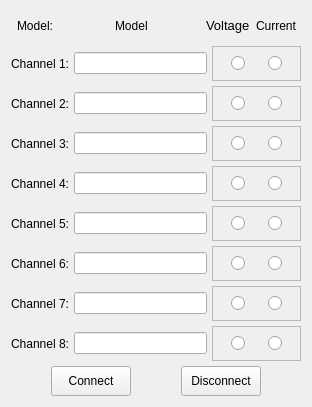
                     <widget class="QWidget" name="home">
                      <property name="styleSheet">
                       <string notr="true"/>
                      </property>
                      <layout class="QGridLayout" name="gridLayout_home" rowstretch="2,2,2,2,2,2,2,2,2,2" rowminimumheight="30,30,30,30,30,30,30,30,30,30">
                       <property name="verticalSpacing">
                        <number>5</number>
                       </property>
                       <item row="6" column="0">
                        <layout class="QHBoxLayout" name="horizontalLayout_ch6" stretch="1,3,2">
                         <property name="spacing">
                          <number>5</number>
                         </property>
                         <item>
                          <widget class="QLabel" name="label_ch6">
                           <property name="text">
                            <string>Channel 6:</string>
                           </property>
                          </widget>
                         </item>
                         <item>
                          <widget class="QLineEdit" name="lineEdit_ch6"/>
                         </item>
                         <item>
                          <layout class="QHBoxLayout" name="horizontalLayout_ch6check">
                           <property name="spacing">
                            <number>5</number>
                           </property>
                           <item>
                            <widget class="QFrame" name="frame_ch6">
                             <property name="frameShape">
                              <enum>QFrame::StyledPanel</enum>
                             </property>
                             <property name="frameShadow">
                              <enum>QFrame::Raised</enum>
                             </property>
                             <layout class="QHBoxLayout" name="horizontalLayout_14">
                              <item alignment="Qt::AlignHCenter">
                               <widget class="QRadioButton" name="radioButton_ch6v">
                                <property name="text">
                                 <string/>
                                </property>
                               </widget>
                              </item>
                              <item alignment="Qt::AlignHCenter">
                               <widget class="QRadioButton" name="radioButton_ch6i">
                                <property name="text">
                                 <string/>
                                </property>
                               </widget>
                              </item>
                             </layout>
                            </widget>
                           </item>
                          </layout>
                         </item>
                        </layout>
                       </item>
                       <item row="8" column="0">
                        <layout class="QHBoxLayout" name="horizontalLayout_ch8" stretch="1,3,2">
                         <property name="spacing">
                          <number>5</number>
                         </property>
                         <item>
                          <widget class="QLabel" name="label_ch8">
                           <property name="text">
                            <string>Channel 8:</string>
                           </property>
                          </widget>
                         </item>
                         <item>
                          <widget class="QLineEdit" name="lineEdit_ch8"/>
                         </item>
                         <item>
                          <layout class="QHBoxLayout" name="horizontalLayout_ch8check">
                           <property name="spacing">
                            <number>5</number>
                           </property>
                           <item>
                            <widget class="QFrame" name="frame_ch8">
                             <property name="frameShape">
                              <enum>QFrame::StyledPanel</enum>
                             </property>
                             <property name="frameShadow">
                              <enum>QFrame::Raised</enum>
                             </property>
                             <layout class="QHBoxLayout" name="horizontalLayout_16">
                              <item alignment="Qt::AlignHCenter">
                               <widget class="QRadioButton" name="radioButton_ch8v">
                                <property name="text">
                                 <string/>
                                </property>
                               </widget>
                              </item>
                              <item alignment="Qt::AlignHCenter">
                               <widget class="QRadioButton" name="radioButton_ch8i">
                                <property name="text">
                                 <string/>
                                </property>
                               </widget>
                              </item>
                             </layout>
                            </widget>
                           </item>
                          </layout>
                         </item>
                        </layout>
                       </item>
                       <item row="7" column="0">
                        <layout class="QHBoxLayout" name="horizontalLayout_ch7" stretch="1,3,2">
                         <property name="spacing">
                          <number>5</number>
                         </property>
                         <item>
                          <widget class="QLabel" name="label_ch7">
                           <property name="text">
                            <string>Channel 7:</string>
                           </property>
                          </widget>
                         </item>
                         <item>
                          <widget class="QLineEdit" name="lineEdit_ch7"/>
                         </item>
                         <item>
                          <layout class="QHBoxLayout" name="horizontalLayout_ch7check">
                           <property name="spacing">
                            <number>5</number>
                           </property>
                           <item>
                            <widget class="QFrame" name="frame_ch7">
                             <property name="frameShape">
                              <enum>QFrame::StyledPanel</enum>
                             </property>
                             <property name="frameShadow">
                              <enum>QFrame::Raised</enum>
                             </property>
                             <layout class="QHBoxLayout" name="horizontalLayout_15">
                              <item alignment="Qt::AlignHCenter">
                               <widget class="QRadioButton" name="radioButton_ch7v">
                                <property name="text">
                                 <string/>
                                </property>
                               </widget>
                              </item>
                              <item alignment="Qt::AlignHCenter">
                               <widget class="QRadioButton" name="radioButton_ch7i">
                                <property name="text">
                                 <string/>
                                </property>
                               </widget>
                              </item>
                             </layout>
                            </widget>
                           </item>
                          </layout>
                         </item>
                        </layout>
                       </item>
                       <item row="5" column="0">
                        <layout class="QHBoxLayout" name="horizontalLayout_ch5" stretch="1,3,2">
                         <property name="spacing">
                          <number>5</number>
                         </property>
                         <item>
                          <widget class="QLabel" name="label_ch5">
                           <property name="text">
                            <string>Channel 5:</string>
                           </property>
                          </widget>
                         </item>
                         <item>
                          <widget class="QLineEdit" name="lineEdit_ch5"/>
                         </item>
                         <item>
                          <layout class="QHBoxLayout" name="horizontalLayout_ch5check">
                           <property name="spacing">
                            <number>5</number>
                           </property>
                           <item>
                            <widget class="QFrame" name="frame_ch5">
                             <property name="frameShape">
                              <enum>QFrame::StyledPanel</enum>
                             </property>
                             <property name="frameShadow">
                              <enum>QFrame::Raised</enum>
                             </property>
                             <layout class="QHBoxLayout" name="horizontalLayout_13">
                              <item alignment="Qt::AlignHCenter">
                               <widget class="QRadioButton" name="radioButton_ch5v">
                                <property name="text">
                                 <string/>
                                </property>
                               </widget>
                              </item>
                              <item alignment="Qt::AlignHCenter">
                               <widget class="QRadioButton" name="radioButton_ch5i">
                                <property name="text">
                                 <string/>
                                </property>
                               </widget>
                              </item>
                             </layout>
                            </widget>
                           </item>
                          </layout>
                         </item>
                        </layout>
                       </item>
                       <item row="2" column="0">
                        <layout class="QHBoxLayout" name="horizontalLayout_ch2" stretch="1,3,2">
                         <property name="spacing">
                          <number>5</number>
                         </property>
                         <item>
                          <widget class="QLabel" name="label_ch2">
                           <property name="text">
                            <string>Channel 2:</string>
                           </property>
                          </widget>
                         </item>
                         <item>
                          <widget class="QLineEdit" name="lineEdit_ch2"/>
                         </item>
                         <item>
                          <layout class="QHBoxLayout" name="horizontalLayout_ch2check" stretch="0">
                           <property name="spacing">
                            <number>5</number>
                           </property>
                           <item>
                            <widget class="QFrame" name="frame_ch2">
                             <property name="frameShape">
                              <enum>QFrame::StyledPanel</enum>
                             </property>
                             <property name="frameShadow">
                              <enum>QFrame::Raised</enum>
                             </property>
                             <layout class="QHBoxLayout" name="horizontalLayout_7">
                              <item alignment="Qt::AlignHCenter">
                               <widget class="QRadioButton" name="radioButton_ch2v">
                                <property name="text">
                                 <string/>
                                </property>
                               </widget>
                              </item>
                              <item alignment="Qt::AlignHCenter">
                               <widget class="QRadioButton" name="radioButton_ch2i">
                                <property name="text">
                                 <string/>
                                </property>
                               </widget>
                              </item>
                             </layout>
                            </widget>
                           </item>
                          </layout>
                         </item>
                        </layout>
                       </item>
                       <item row="3" column="0">
                        <layout class="QHBoxLayout" name="horizontalLayout_ch3" stretch="1,3,2">
                         <property name="spacing">
                          <number>5</number>
                         </property>
                         <item>
                          <widget class="QLabel" name="label_ch3">
                           <property name="text">
                            <string>Channel 3:</string>
                           </property>
                          </widget>
                         </item>
                         <item>
                          <widget class="QLineEdit" name="lineEdit_ch3"/>
                         </item>
                         <item>
                          <layout class="QHBoxLayout" name="horizontalLayout_ch3check">
                           <property name="spacing">
                            <number>5</number>
                           </property>
                           <item>
                            <widget class="QFrame" name="frame_ch3">
                             <property name="frameShape">
                              <enum>QFrame::StyledPanel</enum>
                             </property>
                             <property name="frameShadow">
                              <enum>QFrame::Raised</enum>
                             </property>
                             <layout class="QHBoxLayout" name="horizontalLayout_8">
                              <item alignment="Qt::AlignHCenter">
                               <widget class="QRadioButton" name="radioButton_ch3v">
                                <property name="text">
                                 <string/>
                                </property>
                               </widget>
                              </item>
                              <item alignment="Qt::AlignHCenter">
                               <widget class="QRadioButton" name="radioButton_ch3i">
                                <property name="text">
                                 <string/>
                                </property>
                               </widget>
                              </item>
                             </layout>
                            </widget>
                           </item>
                          </layout>
                         </item>
                        </layout>
                       </item>
                       <item row="1" column="0">
                        <layout class="QHBoxLayout" name="horizontalLayout_ch1" stretch="1,3,2">
                         <property name="spacing">
                          <number>5</number>
                         </property>
                         <item>
                          <widget class="QLabel" name="label_ch1">
                           <property name="text">
                            <string>Channel 1:</string>
                           </property>
                          </widget>
                         </item>
                         <item>
                          <widget class="QLineEdit" name="lineEdit_ch1">
                           <property name="sizePolicy">
                            <sizepolicy hsizetype="Expanding" vsizetype="Maximum">
                             <horstretch>0</horstretch>
                             <verstretch>0</verstretch>
                            </sizepolicy>
                           </property>
                          </widget>
                         </item>
                         <item>
                          <layout class="QHBoxLayout" name="horizontalLayout_ch1check" stretch="0">
                           <property name="spacing">
                            <number>5</number>
                           </property>
                           <item>
                            <widget class="QFrame" name="frame_ch1">
                             <property name="frameShape">
                              <enum>QFrame::StyledPanel</enum>
                             </property>
                             <property name="frameShadow">
                              <enum>QFrame::Raised</enum>
                             </property>
                             <layout class="QHBoxLayout" name="horizontalLayout_6">
                              <item alignment="Qt::AlignHCenter">
                               <widget class="QRadioButton" name="radioButton_ch1v">
                                <property name="text">
                                 <string/>
                                </property>
                               </widget>
                              </item>
                              <item alignment="Qt::AlignHCenter">
                               <widget class="QRadioButton" name="radioButton_ch1i">
                                <property name="text">
                                 <string/>
                                </property>
                               </widget>
                              </item>
                             </layout>
                            </widget>
                           </item>
                          </layout>
                         </item>
                        </layout>
                       </item>
                       <item row="4" column="0">
                        <layout class="QHBoxLayout" name="horizontalLayout_ch4" stretch="1,3,2">
                         <property name="spacing">
                          <number>5</number>
                         </property>
                         <item>
                          <widget class="QLabel" name="label_ch4">
                           <property name="text">
                            <string>Channel 4:</string>
                           </property>
                          </widget>
                         </item>
                         <item>
                          <widget class="QLineEdit" name="lineEdit_ch4"/>
                         </item>
                         <item>
                          <layout class="QHBoxLayout" name="horizontalLayout_ch4check">
                           <property name="spacing">
                            <number>5</number>
                           </property>
                           <item>
                            <widget class="QFrame" name="frame_ch4">
                             <property name="frameShape">
                              <enum>QFrame::StyledPanel</enum>
                             </property>
                             <property name="frameShadow">
                              <enum>QFrame::Raised</enum>
                             </property>
                             <layout class="QHBoxLayout" name="horizontalLayout_10">
                              <item alignment="Qt::AlignHCenter">
                               <widget class="QRadioButton" name="radioButton_ch4v">
                                <property name="text">
                                 <string/>
                                </property>
                               </widget>
                              </item>
                              <item alignment="Qt::AlignHCenter">
                               <widget class="QRadioButton" name="radioButton_ch4i">
                                <property name="text">
                                 <string/>
                                </property>
                               </widget>
                              </item>
                             </layout>
                            </widget>
                           </item>
                          </layout>
                         </item>
                        </layout>
                       </item>
                       <item row="9" column="0">
                        <layout class="QHBoxLayout" name="horizontalLayout_connection" stretch="1,2,2,1">
                         <property name="spacing">
                          <number>50</number>
                         </property>
                         <item>
                          <spacer name="horizontalSpacer_2">
                           <property name="orientation">
                            <enum>Qt::Horizontal</enum>
                           </property>
                           <property name="sizeType">
                            <enum>QSizePolicy::Preferred</enum>
                           </property>
                           <property name="sizeHint" stdset="0">
                            <size>
                             <width>40</width>
                             <height>20</height>
                            </size>
                           </property>
                          </spacer>
                         </item>
                         <item>
                          <widget class="QPushButton" name="pushButton_connect">
                           <property name="sizePolicy">
                            <sizepolicy hsizetype="Minimum" vsizetype="Preferred">
                             <horstretch>0</horstretch>
                             <verstretch>0</verstretch>
                            </sizepolicy>
                           </property>
                           <property name="text">
                            <string>Connect</string>
                           </property>
                          </widget>
                         </item>
                         <item>
                          <widget class="QPushButton" name="pushButton_disconnect">
                           <property name="sizePolicy">
                            <sizepolicy hsizetype="Minimum" vsizetype="Preferred">
                             <horstretch>0</horstretch>
                             <verstretch>0</verstretch>
                            </sizepolicy>
                           </property>
                           <property name="text">
                            <string>Disconnect</string>
                           </property>
                          </widget>
                         </item>
                         <item>
                          <spacer name="horizontalSpacer_3">
                           <property name="orientation">
                            <enum>Qt::Horizontal</enum>
                           </property>
                           <property name="sizeType">
                            <enum>QSizePolicy::Preferred</enum>
                           </property>
                           <property name="sizeHint" stdset="0">
                            <size>
                             <width>40</width>
                             <height>20</height>
                            </size>
                           </property>
                          </spacer>
                         </item>
                        </layout>
                       </item>
                       <item row="0" column="0">
                        <layout class="QHBoxLayout" name="horizontalLayout_vi" stretch="1,3,1,1">
                         <property name="spacing">
                          <number>0</number>
                         </property>
                         <item alignment="Qt::AlignHCenter">
                          <widget class="QLabel" name="label_model">
                           <property name="text">
                            <string>Model:</string>
                           </property>
                          </widget>
                         </item>
                         <item alignment="Qt::AlignHCenter">
                          <widget class="QLabel" name="label_deviceModel">
                           <property name="text">
                            <string>Model</string>
                           </property>
                          </widget>
                         </item>
                         <item alignment="Qt::AlignHCenter">
                          <widget class="QLabel" name="label_vol">
                           <property name="sizePolicy">
                            <sizepolicy hsizetype="Preferred" vsizetype="Maximum">
                             <horstretch>0</horstretch>
                             <verstretch>0</verstretch>
                            </sizepolicy>
                           </property>
                           <property name="font">
                            <font>
                             <pointsize>10</pointsize>
                             <italic>false</italic>
                             <bold>false</bold>
                            </font>
                           </property>
                           <property name="text">
                            <string>Voltage</string>
                           </property>
                          </widget>
                         </item>
                         <item alignment="Qt::AlignHCenter">
                          <widget class="QLabel" name="label_cur">
                           <property name="sizePolicy">
                            <sizepolicy hsizetype="Preferred" vsizetype="Maximum">
                             <horstretch>0</horstretch>
                             <verstretch>0</verstretch>
                            </sizepolicy>
                           </property>
                           <property name="text">
                            <string>Current</string>
                           </property>
                          </widget>
                         </item>
                        </layout>
                       </item>
                      </layout>
                     </widget>
